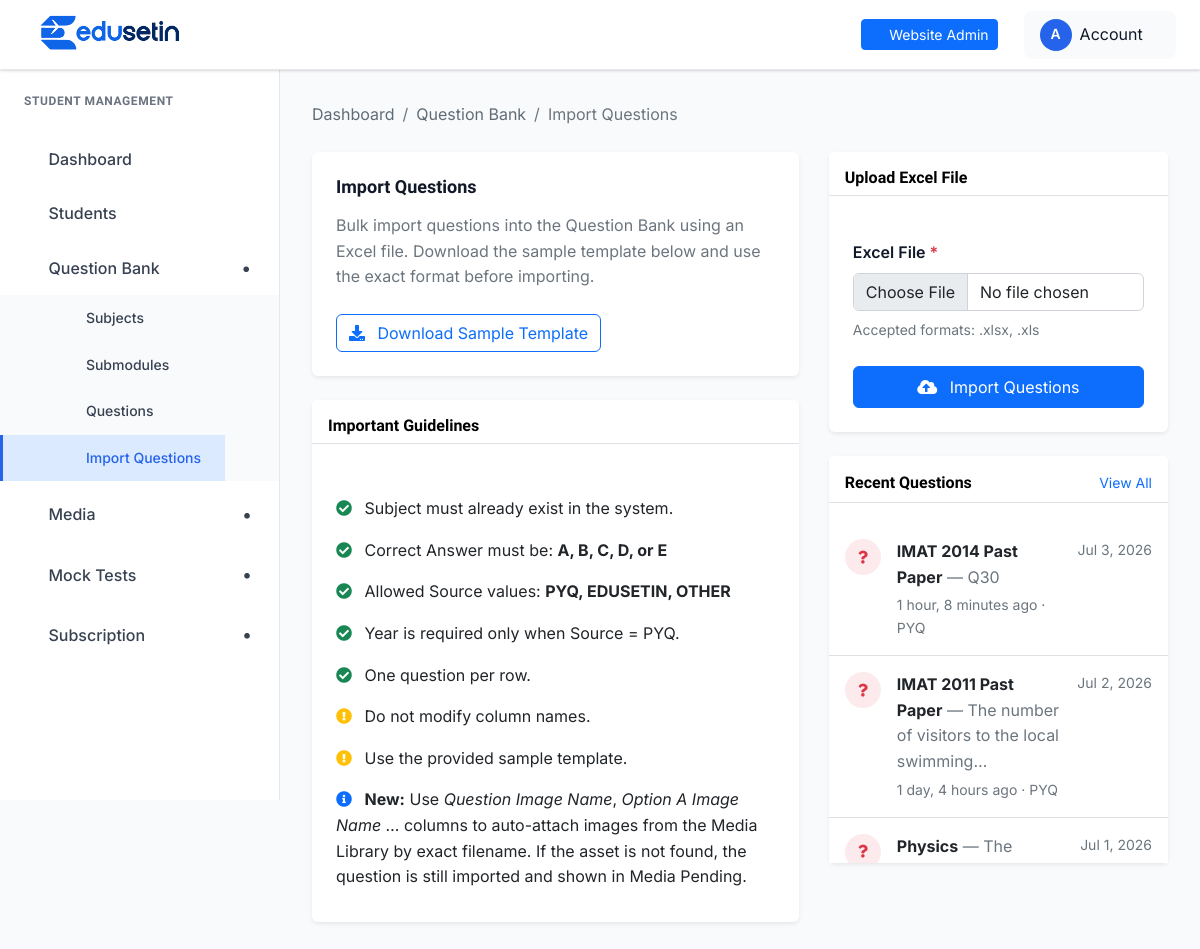
Page /student-management/questions/import/ (signed in) on the committed database.
### student_management/models.py (models this page shows, shortened)
class Question(models.Model):
    ANSWER_CHOICES = [
        ('A', 'A'),
        ('B', 'B'),
        ('C', 'C'),
        ('D', 'D'),
        ('E', 'E'),
    ]
    SOURCE_CHOICES = [
        ('PYQ', 'PYQ'),
        ('EDUSETIN', 'EDUSETIN'),
        ('OTHER', 'OTHER'),
    ]
    subject = models.ForeignKey(Subject, on_delete=models.CASCADE, related_name='questions')
    submodule = models.ForeignKey(
        SubModule,
        on_delete=models.SET_NULL,
        related_name='questions',
        blank=True,
        null=True,
    )
    question_text = models.TextField()
    option_a = models.TextField()
    option_b = models.TextField()
    option_c = models.TextField()
    option_d = models.TextField()
    option_e = models.TextField(blank=True, null=True)
    correct_answer = models.CharField(max_length=1, choices=ANSWER_CHOICES)
    explanation = models.TextField(blank=True, null=True)
    source = models.CharField(max_length=20, choices=SOURCE_CHOICES, blank=True, null=True)
    year = models.PositiveIntegerField(blank=True, null=True)
    is_active = models.BooleanField(default=True)
    created_at = models.DateTimeField(auto_now_add=True)
    requires_question_image = models.BooleanField(default=False)
    requires_option_a_image = models.BooleanField(default=False)
    requires_option_b_image = models.BooleanField(default=False)
    requires_option_c_image = models.BooleanField(default=False)
    requires_option_d_image = models.BooleanField(default=False)
    requires_option_e_image = models.BooleanField(default=False)
    media_uploaded = models.BooleanField(default=False)
    class Meta:
        ordering = ['-created_at']

class Subject(models.Model):
    name = models.CharField(max_length=200, unique=True)
    description = models.TextField(blank=True, null=True)
    image = models.ImageField(upload_to='subjects/', blank=True, null=True)
    is_active = models.BooleanField(default=True)
    created_at = models.DateTimeField(auto_now_add=True)
    class Meta:
        ordering = ['-created_at']

### student_management/views.py (the view, shortened to what this page needs)
# urls.py: path('questions/import/', views.question_import, name='question_import'),
@admin_login_required
def question_import(request):
    import_report = None
    return render(request, 'student_management/question_import.html', {
        'import_report': import_report,
        'recent_questions': Question.objects.select_related('subject', 'submodule')
                                            .order_by('-created_at')[:50],
        'subjects': Subject.objects.filter(is_active=True).order_by('name'),
        'submodules': SubModule.objects.filter(is_active=True)
                                       .select_related('subject')
                                       .order_by('subject__name', 'name'),
    })

### templates/student_management/question_import.html (shortened to what this page needs)
{% extends "student_management/base.html" %}
{% block content %}
<div class="dashboard__form__wraper">
    <nav aria-label="breadcrumb" class="mb-4">
        <ol class="breadcrumb">
            <li class="breadcrumb-item"><a href="{% url 'student_management:dashboard' %}">Dashboard</a></li>
            <li class="breadcrumb-item"><a href="{% url 'student_management:question_list' %}">Question Bank</a></li>
            <li class="breadcrumb-item active" aria-current="page">Import Questions</li>
        </ol>
    </nav>
    <div class="row g-4">
        <div class="col-12 col-lg-7">
            <div class="card shadow-sm border-0 mb-4">
                <div class="card-body p-4">
                    <h5 class="card-title mb-3 fw-bold">Import Questions</h5>
                    <p class="card-text text-muted mb-4">
                        Bulk import questions into the Question Bank using an Excel file.
                        Download the sample template below and use the exact format before importing.
                    </p>
                    <a href="{% url 'student_management:download_question_template' %}" class="btn btn-outline-primary">
                        <i class="fas fa-download me-2"></i> Download Sample Template
                    </a>
                </div>
            </div>
            <div class="card shadow-sm border-0">
                <div class="card-header bg-white border-bottom pt-3 pb-2">
                    <h6 class="mb-0 fw-semibold">Important Guidelines</h6>
                </div>
                <div class="card-body p-4">
                        <ul class="list-group list-group-flush text-muted">
                            <li class="list-group-item px-0 border-0 py-2"><i class="fas fa-check-circle text-success me-2"></i> Subject must already exist in the system.</li>
                            <li class="list-group-item px-0 border-0 py-2"><i class="fas fa-check-circle text-success me-2"></i> Correct Answer must be: <strong>A, B, C, D, or E</strong></li>
                            <li class="list-group-item px-0 border-0 py-2"><i class="fas fa-check-circle text-success me-2"></i> Allowed Source values: <strong>PYQ, EDUSETIN, OTHER</strong></li>
                            <li class="list-group-item px-0 border-0 py-2"><i class="fas fa-check-circle text-success me-2"></i> Year is required only when Source = PYQ.</li>
                            <li class="list-group-item px-0 border-0 py-2"><i class="fas fa-check-circle text-success me-2"></i> One question per row.</li>
                            <li class="list-group-item px-0 border-0 py-2"><i class="fas fa-exclamation-circle text-warning me-2"></i> Do not modify column names.</li>
                            <li class="list-group-item px-0 border-0 py-2"><i class="fas fa-exclamation-circle text-warning me-2"></i> Use the provided sample template.</li>
                            <li class="list-group-item px-0 border-0 py-2"><i class="fas fa-info-circle text-primary me-2"></i> <strong>New:</strong> Use <em>Question Image Name</em>, <em>Option A Image Name</em> … columns to auto-attach images from the Media Library by exact filename. If the asset is not found, the question is still imported and shown in Media Pending.</li>
                        </ul>
                </div>
            </div>
        </div>
        <div class="col-12 col-lg-5">
            <div class="card shadow-sm border-0 mb-4">
                <div class="card-header bg-white border-bottom pt-3 pb-2">
                    <h6 class="mb-0 fw-semibold">Upload Excel File</h6>
                </div>
                <div class="card-body p-4">
                    <form method="post" action="{% url 'student_management:question_import' %}" enctype="multipart/form-data">
                        <div class="mb-4">
                            <label for="excel_file" class="form-label fw-semibold">Excel File <span class="text-danger">*</span></label>
                            <input type="file" id="excel_file" name="excel_file" class="form-control" accept=".xlsx,.xls" required>
                            <div class="form-text mt-2">Accepted formats: .xlsx, .xls</div>
                        </div>
                        <div class="d-grid gap-2">
                            <button type="submit" class="btn btn-primary py-2">
                                <i class="fas fa-cloud-upload-alt me-2"></i> Import Questions
                            </button>
                        </div>
                    </form>
                </div>
            </div>
            <div class="card shadow-sm border-0">
                <div class="card-header bg-white border-bottom pt-3 pb-2 d-flex justify-content-between align-items-center">
                    <h6 class="mb-0 fw-semibold">Recent Questions</h6>
                    <a href="{% url 'student_management:question_list' %}" class="small text-primary text-decoration-none">View All</a>
                </div>
                <div class="card-body p-0">
                    <ul class="list-group list-group-flush" style="max-height:340px;overflow-y:auto;">
                        {% for q in recent_questions %}
                        <li class="list-group-item px-3 py-3">
                            <div class="d-flex align-items-start gap-3">
                                <div class="flex-shrink-0 d-flex align-items-center justify-content-center rounded-circle bg-danger bg-opacity-10"
                                     style="width:36px;height:36px;">
                                    <i class="fas fa-question text-danger" style="font-size:13px;"></i>
                                </div>
                                <div class="flex-grow-1" style="min-width:0;">
                                    <div>
                                        <span class="fw-bold text-dark">{{ q.subject.name }}</span>
                                        <span class="text-muted fw-normal"> — {{ q.question_text|truncatechars:45 }}</span>
                                    </div>
                                    <div class="text-muted mt-1 small">
                                        {{ q.created_at|timesince }} ago
                                        {% if q.source %} · <span class="text-uppercase">{{ q.source }}</span>{% endif %}
                                    </div>
                                </div>
                                <div class="flex-shrink-0 text-end fw-medium small text-secondary" style="white-space:nowrap;">
                                    {{ q.created_at|date:"M j, Y" }}
                                </div>
                            </div>
                        </li>
                        {% empty %}
                        <li class="list-group-item text-center text-muted py-4">
                            No recent questions.
                        </li>
                        {% endfor %}
                    </ul>
                </div>
            </div>
        </div>
    </div>
</div>
{% endblock %}

### rows in the picture
Question: subject.name "IMAT 2014 Past Paper", question_text "Q30", created_at "1 hour, 8 minutes", source "PYQ", created_at "Jul 3, 2026"
Question: subject.name "IMAT 2011 Past Paper", question_text "The number of visitors to the local swimming…", created_at "1 day, 4 hours", source "PYQ", created_at "Jul 2, 2026"
Question: subject.name "Physics", question_text "The…", created_at "Jul 1, 2026"
